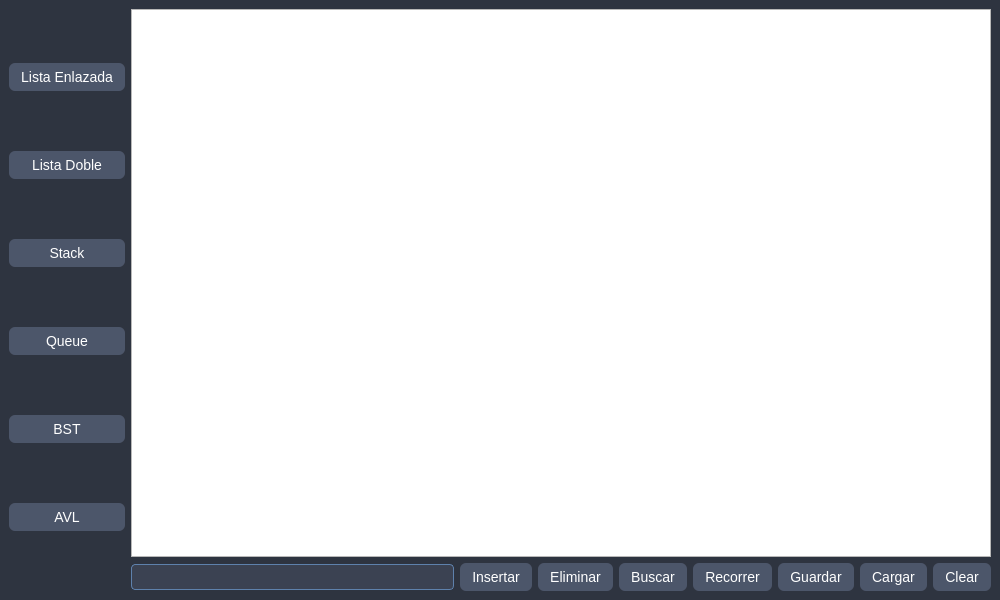
<?xml version='1.0' encoding='utf-8'?>
<ui version="4.0">
 <class>MainWindow</class>
 <widget class="QMainWindow" name="MainWindow">
  <property name="geometry">
   <rect><x>0</x><y>0</y><width>1000</width><height>600</height></rect>
  </property>
  <widget class="QWidget" name="centralwidget">
   <layout class="QHBoxLayout" name="horizontalLayoutMain"><item><layout class="QVBoxLayout" name="verticalLayoutLeft"><item><widget class="QPushButton" name="btnLinkedList"><property name="text"><string>Lista Enlazada</string></property></widget>
   </item><item><widget class="QPushButton" name="btnDoubleLinkedList"><property name="text"><string>Lista Doble</string></property></widget>
   </item><item><widget class="QPushButton" name="btnStack"><property name="text"><string>Stack</string></property></widget>
   </item><item><widget class="QPushButton" name="btnQueue"><property name="text"><string>Queue</string></property></widget>
   </item><item><widget class="QPushButton" name="btnBST"><property name="text"><string>BST</string></property></widget>
   </item><item><widget class="QPushButton" name="btnAVL"><property name="text"><string>AVL</string></property></widget>
  </item></layout></item><item><layout class="QVBoxLayout" name="verticalLayoutCenter"><item><widget class="QGraphicsView" name="graphicsView">
    </widget>
   </item><item><layout class="QHBoxLayout" name="horizontalLayoutBottom"><item><widget class="QLineEdit" name="valueInput">
    </widget>
   </item><item><widget class="QPushButton" name="insertButton"><property name="text"><string>Insertar</string></property></widget>
   </item><item><widget class="QPushButton" name="removeButton"><property name="text"><string>Eliminar</string></property></widget>
   </item><item><widget class="QPushButton" name="searchButton"><property name="text"><string>Buscar</string></property></widget>
   </item><item><widget class="QPushButton" name="traverseButton"><property name="text"><string>Recorrer</string></property></widget>
   </item><item><widget class="QPushButton" name="saveButton"><property name="text"><string>Guardar</string></property></widget>
   </item><item><widget class="QPushButton" name="loadButton"><property name="text"><string>Cargar</string></property></widget>
   </item><item><widget class="QPushButton" name="clearButton"><property name="text"><string>Clear</string></property></widget>
   </item></layout></item></layout></item></layout></widget>
 <property name="styleSheet"><string>
QMainWindow {
    background-color: #2E3440;
}
QPushButton {
    background-color: #4C566A;
    color: white;
    border-radius: 6px;
    padding: 6px 12px;
    font-size: 14px;
    font-family: "Segoe UI";
}
QPushButton:hover {
    background-color: #5E81AC;
}
QLineEdit {
    background-color: #3B4252;
    border: 1px solid #5E81AC;
    border-radius: 4px;
    padding: 4px;
    color: white;
    font-family: "Segoe UI";
}
</string></property></widget>
 <resources />
 <connections />
</ui>
